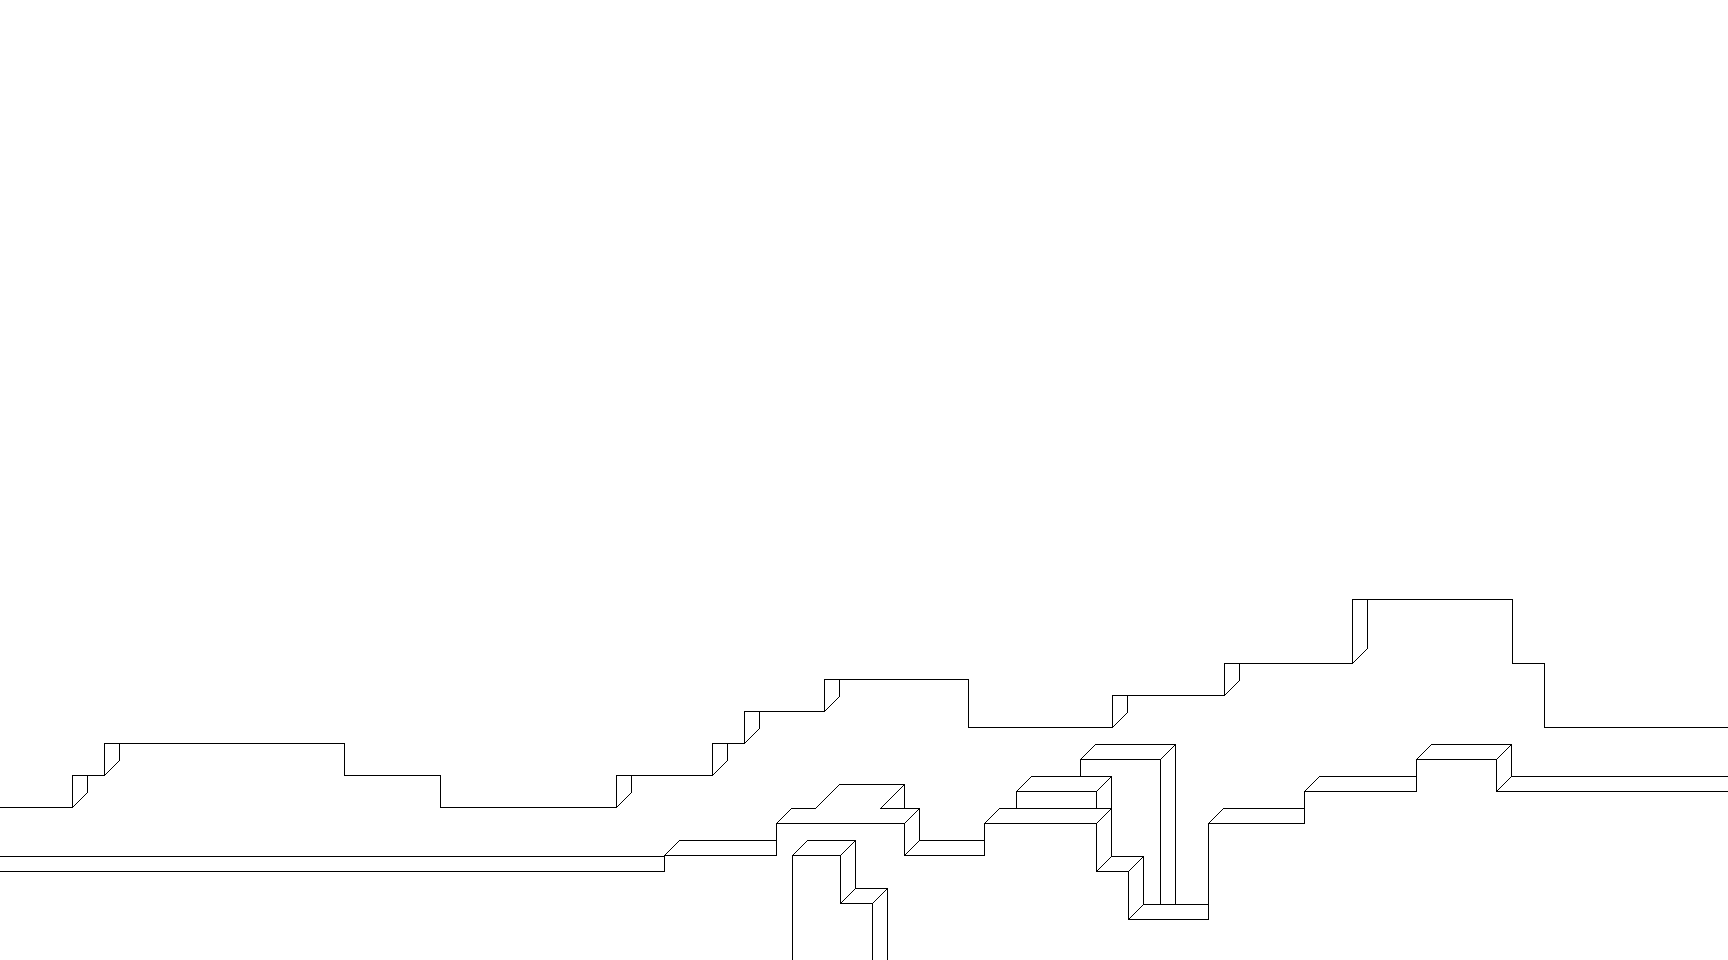

A level layout from a 2D game, rendered from its tile map. Below: a short description, then the map file with tile-grid data replaced by summaries:
An orthogonal 108x60 tile map with 16x16 px tiles, 6 tile layers (background3, background2, background, mainlayer, ...) and 28 objects (6x Image, 5x Briefcase, 2x Trigger, Player, Checkpoint, ...).

<map version="1.0" orientation="orthogonal" width="108" height="60" tilewidth="16" tileheight="16" backgroundcolor="#ffffff">
 <properties>
  <property name="physicsGravityY" value="-9.81" />
  <property name="physicsSimulationSpeed" value="1.0" />
  <property name="restrictScrollingToMapBoundary" value="YES" />
 </properties>
 <tileset firstgid="1" name="Tileset_Geometry_16x16_test" tilewidth="16" tileheight="16" spacing="1" margin="1">
  <image source="Tileset_Geometry_16x16_test.png" width="256" height="256" />
 </tileset>
 <layer name="background3" width="108" height="60">
  <data>[6480 cells, 32 non-empty, 9 distinct tile ids]</data>
 </layer>
 <layer name="background2" width="108" height="60">
  <data>[6480 cells, 20 non-empty, 10 distinct tile ids]</data>
 </layer>
 <layer name="background" width="108" height="60">
  <data>[6480 cells, 144 non-empty, 18 distinct tile ids]</data>
 </layer>
 <objectgroup name="HelperScreensizes" width="108" height="60" visible="0">
  <object x="0" y="640" width="576" height="320" />
  <object x="0" y="320" width="576" height="320" />
  <object x="0" y="0" width="576" height="320" />
  <object x="576" y="640" width="576" height="320" />
  <object x="576" y="0" width="576" height="320" />
  <object x="576" y="320" width="576" height="320" />
  <object x="1152" y="640" width="576" height="320" />
  <object x="1152" y="0" width="576" height="320" />
  <object x="1152" y="320" width="576" height="320" />
 </objectgroup>
 <layer name="mainlayer" width="108" height="60">
  <properties>
   <property name="_mainTileLayer" value="YES" />
  </properties>
  <data>[6480 cells, 277 non-empty, 2 distinct tile ids]</data>
 </layer>
 <objectgroup color="#00ff00" name="game objects" width="108" height="60">
  <object name="player" type="Player" x="944" y="816" width="16" height="32" />
  <object name="spawnEntry" type="Checkpoint" x="48" y="832" width="16" height="32" />
  <object name="ExitToStageSelection" type="Trigger" x="0" y="800" width="16" height="64">
   <properties>
    <property name="info.checkpoint" value="spawnStage001" />
    <property name="info.tmxFile" value="DemoStageSelection.tmx" />
    <property name="notification" value="LoadMap" />
   </properties>
  </object>
  <object name="b1" type="Briefcase" x="256" y="848" width="16" height="16" />
  <object name="b2" type="Briefcase" x="1008" y="560" width="16" height="16" />
  <object name="b3" type="Briefcase" x="304" y="592" width="16" height="16" />
  <object name="b4" type="Briefcase" x="1584" y="256" width="16" height="16" />
  <object name="b5" type="Briefcase" x="1552" y="128" width="16" height="16" />
  <object name="ld1" type="LockedDoor1" x="480" y="800" width="24" height="64" />
  <object name="ld2" type="LockedDoor2" x="848" y="416" width="24" height="64" />
  <object name="ld5" type="LockedDoor5" x="1568" y="720" width="24" height="64" />
  <object name="ld4" type="LockedDoor4" x="1328" y="32" width="24" height="64" />
  <object name="ExitToStageSelection" type="Trigger" x="1712" y="720" width="16" height="64">
   <properties>
    <property name="info.checkpoint" value="spawnStage001" />
    <property name="info.tmxFile" value="DemoStageSelection.tmx" />
    <property name="notification" value="LoadMap" />
   </properties>
  </object>
  <object name="abort" type="Image" x="64" y="816" width="80" height="32">
   <properties>
    <property name="imageName" value="dummy_abort.png" />
   </properties>
  </object>
  <object name="exit" type="Image" x="1616" y="736" width="48" height="32">
   <properties>
    <property name="imageName" value="dummy_exit.png" />
   </properties>
  </object>
  <object name="collectcases" type="Image" x="208" y="800" width="112" height="32">
   <properties>
    <property name="imageName" value="dummy_collectcases.png" />
   </properties>
  </object>
  <object name="unlockdoors" type="Image" x="384" y="816" width="80" height="32">
   <properties>
    <property name="imageName" value="dummy_unlockdoors.png" />
   </properties>
  </object>
  <object name="findenoughcases" type="Image" x="1424" y="688" width="80" height="48">
   <properties>
    <property name="imageName" value="dummy_findenoughcases.png" />
   </properties>
  </object>
  <object name="unlockdoors" type="Image" x="832" y="752" width="48" height="48">
   <properties>
    <property name="imageName" value="dummy_ballsman.png" />
   </properties>
  </object>
 </objectgroup>
 <layer name="foreground" width="108" height="60">
  <data>[6480 cells, 1006 non-empty, 22 distinct tile ids]</data>
 </layer>
 <layer name="Tile Layer 5" width="108" height="60">
  <data>[6480 cells, 35 non-empty, 14 distinct tile ids]</data>
 </layer>
</map>
